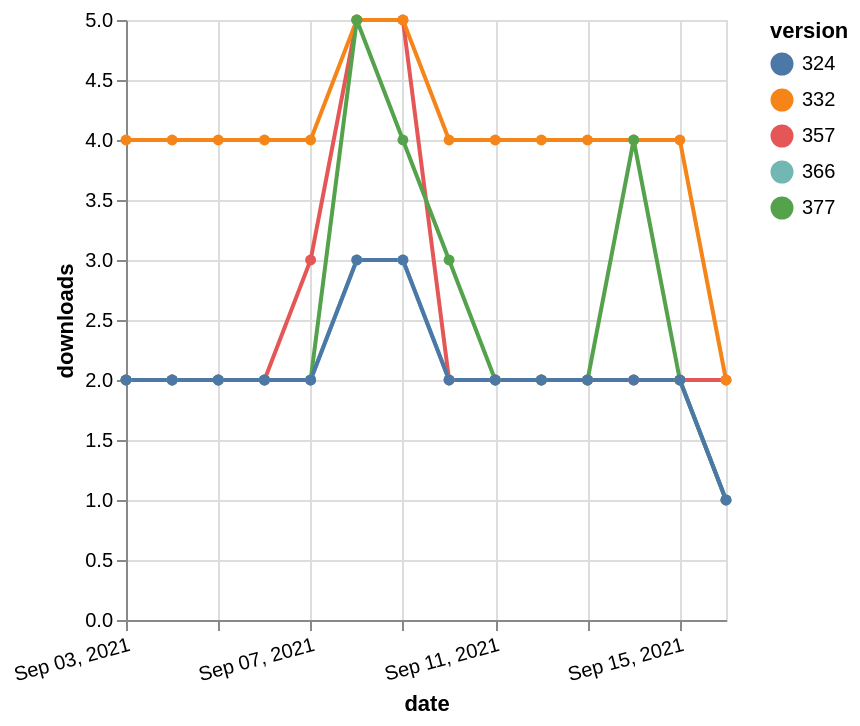

Here is the Vega-Lite specification saved for this chart:
### Vega-Lite specification from a JSON file in a GitHub repository (floating-point values rounded to 4 significant figures)
{"$schema": "https://vega.github.io/schema/vega-lite/v5.json", "description": "A simple bar chart with embedded data.", "data": {"values": [{"date": "2021-09-03", "total": 2324, "delta": 2, "version": "366"}, {"date": "2021-09-04", "total": 2326, "delta": 2, "version": "366"}, {"date": "2021-09-05", "total": 2328, "delta": 2, "version": "366"}, {"date": "2021-09-06", "total": 2330, "delta": 2, "version": "366"}, {"date": "2021-09-07", "total": 2332, "delta": 2, "version": "366"}, {"date": "2021-09-08", "total": 2335, "delta": 3, "version": "366"}, {"date": "2021-09-09", "total": 2338, "delta": 3, "version": "366"}, {"date": "2021-09-10", "total": 2340, "delta": 2, "version": "366"}, {"date": "2021-09-11", "total": 2342, "delta": 2, "version": "366"}, {"date": "2021-09-12", "total": 2344, "delta": 2, "version": "366"}, {"date": "2021-09-13", "total": 2346, "delta": 2, "version": "366"}, {"date": "2021-09-14", "total": 2348, "delta": 2, "version": "366"}, {"date": "2021-09-15", "total": 2350, "delta": 2, "version": "366"}, {"date": "2021-09-16", "total": 2351, "delta": 1, "version": "366"}, {"date": "2021-09-03", "total": 2888, "delta": 2, "version": "357"}, {"date": "2021-09-04", "total": 2890, "delta": 2, "version": "357"}, {"date": "2021-09-05", "total": 2892, "delta": 2, "version": "357"}, {"date": "2021-09-06", "total": 2894, "delta": 2, "version": "357"}, {"date": "2021-09-07", "total": 2897, "delta": 3, "version": "357"}, {"date": "2021-09-08", "total": 2902, "delta": 5, "version": "357"}, {"date": "2021-09-09", "total": 2907, "delta": 5, "version": "357"}, {"date": "2021-09-10", "total": 2909, "delta": 2, "version": "357"}, {"date": "2021-09-11", "total": 2911, "delta": 2, "version": "357"}, {"date": "2021-09-12", "total": 2913, "delta": 2, "version": "357"}, {"date": "2021-09-13", "total": 2915, "delta": 2, "version": "357"}, {"date": "2021-09-14", "total": 2917, "delta": 2, "version": "357"}, {"date": "2021-09-15", "total": 2919, "delta": 2, "version": "357"}, {"date": "2021-09-16", "total": 2921, "delta": 2, "version": "357"}, {"date": "2021-09-03", "total": 4933, "delta": 4, "version": "332"}, {"date": "2021-09-04", "total": 4937, "delta": 4, "version": "332"}, {"date": "2021-09-05", "total": 4941, "delta": 4, "version": "332"}, {"date": "2021-09-06", "total": 4945, "delta": 4, "version": "332"}, {"date": "2021-09-07", "total": 4949, "delta": 4, "version": "332"}, {"date": "2021-09-08", "total": 4954, "delta": 5, "version": "332"}, {"date": "2021-09-09", "total": 4959, "delta": 5, "version": "332"}, {"date": "2021-09-10", "total": 4963, "delta": 4, "version": "332"}, {"date": "2021-09-11", "total": 4967, "delta": 4, "version": "332"}, {"date": "2021-09-12", "total": 4971, "delta": 4, "version": "332"}, {"date": "2021-09-13", "total": 4975, "delta": 4, "version": "332"}, {"date": "2021-09-14", "total": 4979, "delta": 4, "version": "332"}, {"date": "2021-09-15", "total": 4983, "delta": 4, "version": "332"}, {"date": "2021-09-16", "total": 4985, "delta": 2, "version": "332"}, {"date": "2021-09-03", "total": 2137, "delta": 2, "version": "377"}, {"date": "2021-09-04", "total": 2139, "delta": 2, "version": "377"}, {"date": "2021-09-05", "total": 2141, "delta": 2, "version": "377"}, {"date": "2021-09-06", "total": 2143, "delta": 2, "version": "377"}, {"date": "2021-09-07", "total": 2145, "delta": 2, "version": "377"}, {"date": "2021-09-08", "total": 2150, "delta": 5, "version": "377"}, {"date": "2021-09-09", "total": 2154, "delta": 4, "version": "377"}, {"date": "2021-09-10", "total": 2157, "delta": 3, "version": "377"}, {"date": "2021-09-11", "total": 2159, "delta": 2, "version": "377"}, {"date": "2021-09-12", "total": 2161, "delta": 2, "version": "377"}, {"date": "2021-09-13", "total": 2163, "delta": 2, "version": "377"}, {"date": "2021-09-14", "total": 2167, "delta": 4, "version": "377"}, {"date": "2021-09-15", "total": 2169, "delta": 2, "version": "377"}, {"date": "2021-09-16", "total": 2170, "delta": 1, "version": "377"}, {"date": "2021-09-03", "total": 2654, "delta": 2, "version": "324"}, {"date": "2021-09-04", "total": 2656, "delta": 2, "version": "324"}, {"date": "2021-09-05", "total": 2658, "delta": 2, "version": "324"}, {"date": "2021-09-06", "total": 2660, "delta": 2, "version": "324"}, {"date": "2021-09-07", "total": 2662, "delta": 2, "version": "324"}, {"date": "2021-09-08", "total": 2665, "delta": 3, "version": "324"}, {"date": "2021-09-09", "total": 2668, "delta": 3, "version": "324"}, {"date": "2021-09-10", "total": 2670, "delta": 2, "version": "324"}, {"date": "2021-09-11", "total": 2672, "delta": 2, "version": "324"}, {"date": "2021-09-12", "total": 2674, "delta": 2, "version": "324"}, {"date": "2021-09-13", "total": 2676, "delta": 2, "version": "324"}, {"date": "2021-09-14", "total": 2678, "delta": 2, "version": "324"}, {"date": "2021-09-15", "total": 2680, "delta": 2, "version": "324"}, {"date": "2021-09-16", "total": 2681, "delta": 1, "version": "324"}]}, "width": "container", "mark": {"type": "line", "point": {"filled": true}}, "encoding": {"x": {"field": "date", "type": "temporal", "timeUnit": "yearmonthdate", "title": "date", "axis": {"labelAngle": -15}}, "y": {"field": "delta", "type": "quantitative", "title": "downloads"}, "color": {"field": "version", "type": "nominal"}, "tooltip": {"field": "delta"}}}
